Frame 1 (no input): blank canvas, image omitted
Frame 60 (the mouse pressed at the canvas centre just before this capture): blank canvas, image omitted
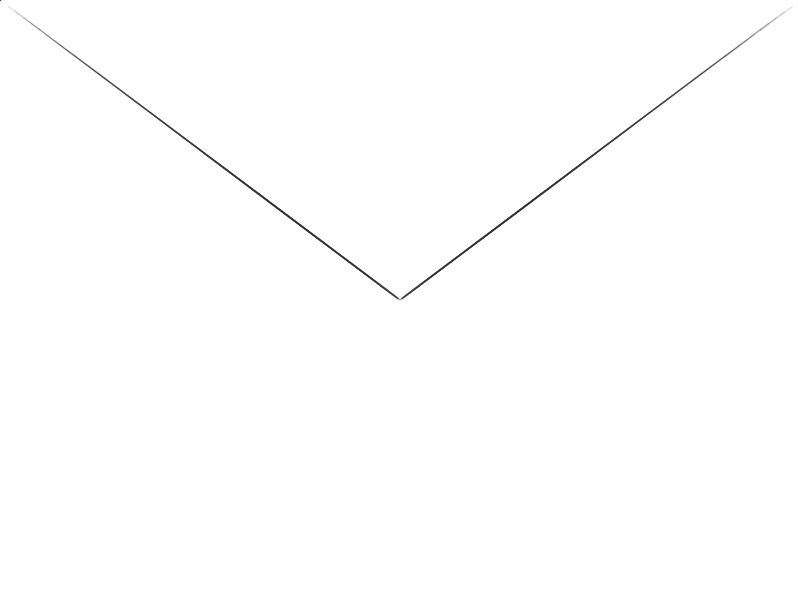
Frame 120 (the mouse held since frame 60 and released just before this capture)

The Processing sketch whose frames 1 and 60 were blank and that drew this single picture after the mouse press (run headless with seeded random() and noise(); from frame 60 on, the mouse is pressed at the canvas centre):

// Processing sketch: Simple_Agent
// ── Simple_Agent.pde
PVector first;
PVector second;

void setup() {
  size(800, 600);
  background(255);

  first = new PVector(0, 0);
  second=new PVector(0, 0);
}

void draw() {
  //background(255);
  PVector target=new PVector(mouseX, mouseY);

  PVector speed1=PVector.sub(target, first);
  speed1.mult(0.1);
  first.add(speed1);

  PVector speed2=PVector.sub(target, second);
  speed2.mult(0.02);
  second.add(speed2);
  
  //fill(#69C1E3,150);
  //noStroke();
  //ellipse(first.x, first.y,20,20);
  //ellipse(second.x, second.y,20,20);
  
  stroke(50, 50);
  line(first.x, first.y, second.x, second.y);  
  line(width-first.x, first.y, width-second.x, second.y);
}
